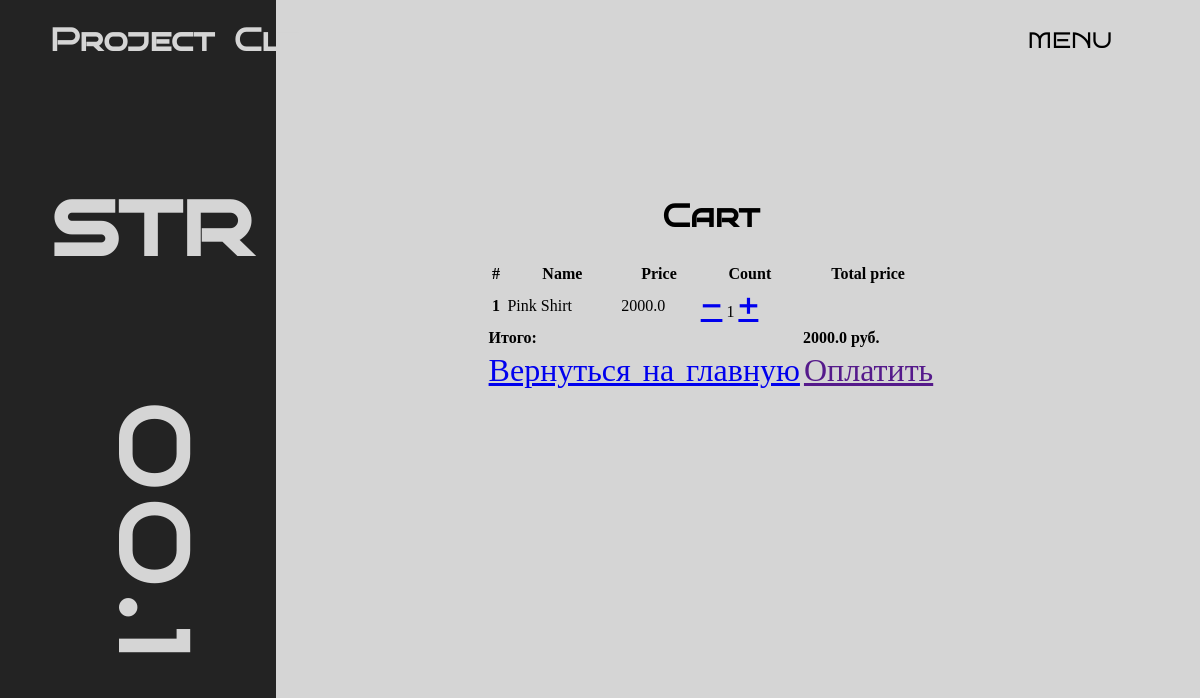
The app's page /cart (signed in) with its own data.
### Store/models.py (models this page shows, shortened)
class OrderItem(models.Model):
    user = models.ForeignKey(settings.AUTH_USER_MODEL, on_delete=models.CASCADE)
    ordered = models.BooleanField(default=False)
    item = models.ForeignKey(Product, on_delete=models.CASCADE)
    quantity = models.IntegerField("Количество", default=1)
    def get_total_item_price(self):
        return self.quantity * self.item.price

class Product(models.Model):
    name = models.CharField("Название товара", max_length=100)
    category = models.CharField("Категория", choices=CATEGORY_CHOICES, max_length=2)
    sex = models.CharField("Пол", choices=SEX_CHOICES, max_length=1)
    size = models.CharField("Размер", choices=SIZE_CHOICES, max_length=3)
    price = models.FloatField()
    image = models.ImageField(blank=True, upload_to="Store/static/products/")
    description = models.TextField("Описание", max_length=500, blank=True)

class Order(models.Model):
    user = models.ForeignKey(settings.AUTH_USER_MODEL, on_delete=models.CASCADE)
    items = models.ManyToManyField(OrderItem)
    start_date = models.DateTimeField(auto_now_add=True)
    ordered_date = models.DateTimeField()
    ordered = models.BooleanField(default=False)
    def get_total(self):
        total = 0
        for order_item in self.items.all():
            total += order_item.get_total_item_price()
        return total

### Store/views.py (the view)
# urls.py: path("cart", OrderSummaryView.as_view(), name="cart"),
class OrderSummaryView(LoginRequiredMixin, View):
    def get(self, *args, **kwargs):
        try:
            order = Order.objects.get(user=self.request.user, ordered=False)
            context = {"object": order}
            return render(self.request, "Store/cart.html", context)
        except ObjectDoesNotExist:
            return redirect("/")

### Store/templates/Store/cart.html (shortened to what this page needs)
{% load static %}
<!DOCTYPE html>
<html lang="en">
  <head>
    <link rel="stylesheet" href="{% static '/css/style-index.css' %}" />
  </head>
  <body>
    <div class="header-container">
      <div class="header-left-part">
        <h1>Project</h1>
        <h1>Clt</h1>
      </div>
      <div class="header-right-part">
            <div class="dropdown">
              <button class="dropbtn"><a>MENU</a></button>
            </div>
          </div>
        </div>
    <div class="main-container">
      <div class="main-container-left">
        <div class="main-container-left-up">
          <h1>str</h1>
        </div>
        <div class="main-container-right-down">
          <h1>00.1</h1>
        </div>
      </div>
      <div class="main-container-right">
        <div class="cart">
          <center><h2 style="margin-botto5em;">Cart</h2></center>
          {% if object.items.all %}
          <table class="table">
              <thead>
              <tr>
                  <th scope="col">#</th>
                  <th scope="col">Name</th>
                  <th scope="col">Price</th>
                  <th scope="col">Count</th>
                  <th scope="col">Total price</th>
              </tr>
              </thead>
              <tbody>
              {% for order_item in object.items.all %}
                  <tr>
                      <th scope="row">{{ forloop.counter }}</th>
                      <td>{{ order_item.item.name }}</td>
                      <td>{{ order_item.item.price }}</td>
                      <td>
                          <a href="{% url 'remove_single_item_from_cart' order_item.item.pk %}">-</a>
                          {{ order_item.quantity }}
                          <a href="{% url 'add_to_cart' order_item.item.pk %}">+</a>
                      </td>
                  </tr>
              {% endfor %}
              {% if object.get_total %}
                  <tr>
                      <td colspan="4"><b>Итого:</b></td>
                      <td><b>{{ object.get_total }} руб.</b></td>
                  </tr>
                  <tr>
                      <td colspan="5">
                      <a class='btn btn-primary float-start' href='/'>Вернуться на главную</a>
                      <a class='btn btn-warning float-end ml-2' href=''>Оплатить</a>
                      </td>
                  </tr>
              {% endif %}
              {% else %}
                  <h1>Cart is empty</h1>
              {% endif %}
              </tbody>
          </table>
          </div>
          </div>
        </div>
  </body>
</html>

### Store/static/css/style-index.css (style rules this page uses)
body { height: 100%; width: 100%; margin: 0px; background: rgb(213,213,213); background: linear-gradient(90deg, rgb(35, 35, 35) 23%, rgb(213,213,213) 23%); }
h1, h2, h3, h4, h5, a, p { font-size: 2em; font-family: Bruno-regular; }
.header-container { display: flex; }
.header-left-part { width: 150px; display: flex; flex-direction: row; margin-left: 50px; gap: 20px; color: rgb(213,213,213); }
.header-right-part { display: flex; flex-direction: row; margin-left: auto; margin-right: 30px; align-items: center; gap: 50px; list-style-type: none }
.header-right-part a { text-decoration: none; }
.dropbtn { color: black; padding: 8px; font-size: 0.7em; border: none; outline: none; background-color: transparent; cursor: pointer; }
.dropdown { position: relative; display: inline-block; margin-right: 50px; }
.main-container { display: flex; flex-direction: row; margin: 20px; }
.main-container-left-up { margin-left: 30px; margin-top: 50px; font-size: 3em; color: rgb(213,213,213); }
.main-container-right-down { margin-top: 200px; font-size: 3em; letter-spacing: 10px; transform: rotate(90deg); color: rgb(213,213,213); }
.main-container-right { margin-top: 70px; margin-left: 200px; }

### records on screen
OrderItem: item.name "Pink Shirt", item.price "2000.0", quantity "1"
Order: get_total "2000.0"
